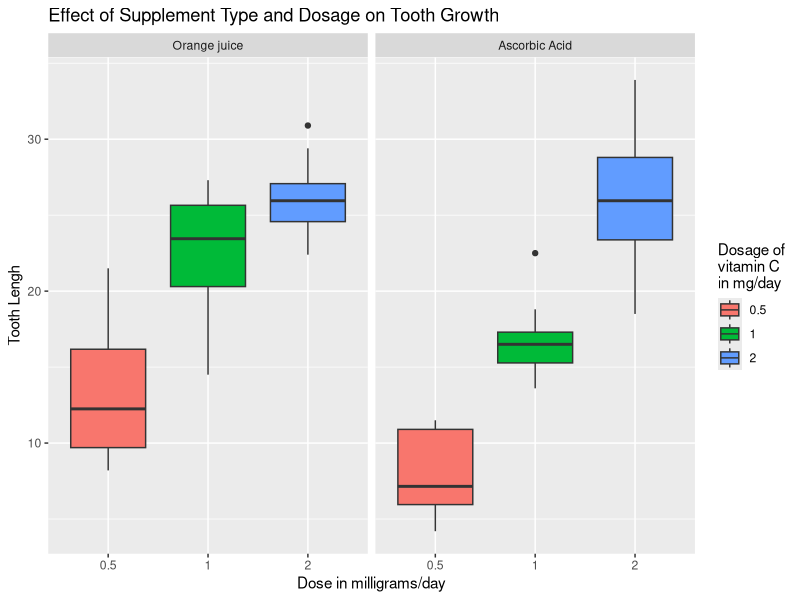

Here is the R script that generated this plot:
## ---- chunk 1
knitr::opts_chunk$set(echo = TRUE)
## ---- chunk 2
library(ggplot2)
## ---- chunk 3
# Load the data ToothGrowth
data(ToothGrowth)
# Look at the structure of the data
str(ToothGrowth)

## ---- chunk 4
# Look at the summary of the data
summary(ToothGrowth)
## ---- chunk 5
# Compare means of the different delivery methods
tapply(ToothGrowth$len,ToothGrowth$supp, mean)
## ---- chunk 6
# Make a plot to look at data graphically
ggplot(ToothGrowth, aes(factor(dose), len, fill = factor(dose))) +
      geom_boxplot() +
      # facet_grid(.~supp)+
      facet_grid(.~supp, labeller = as_labeller(
            c("OJ" = "Orange juice", 
              "VC" = "Ascorbic Acid"))) +
      labs(x = "Dose in milligrams/day", 
           y = "Tooth Lengh") +
      scale_fill_discrete(name = "Dosage of\nvitamin C\nin mg/day") +
      ggtitle("Effect of Supplement Type and Dosage on Tooth Growth")
## ---- chunk 7
# Comparison by delivery method for the same dosage
t05 <- t.test(len ~ supp, 
       data = rbind(ToothGrowth[(ToothGrowth$dose == 0.5) & 
                                      (ToothGrowth$supp == "OJ"),],
                    ToothGrowth[(ToothGrowth$dose == 0.5) & 
                                      (ToothGrowth$supp == "VC"),]), 
       var.equal = FALSE)

t1 <- t.test(len ~ supp, 
       data = rbind(ToothGrowth[(ToothGrowth$dose == 1) & 
                                      (ToothGrowth$supp == "OJ"),],
                    ToothGrowth[(ToothGrowth$dose == 1) & 
                                      (ToothGrowth$supp == "VC"),]), 
       var.equal = FALSE)

t2 <- t.test(len ~ supp, 
       data = rbind(ToothGrowth[(ToothGrowth$dose == 2) & 
                                      (ToothGrowth$supp == "OJ"),],
                    ToothGrowth[(ToothGrowth$dose == 2) & 
                                      (ToothGrowth$supp == "VC"),]), 
       var.equal = FALSE)

# Make summary of the conducted t.tests, which compare the delivery methods by dosage
# take p-values and CI
summaryBYsupp <- data.frame(
      "p-value" = c(t05$p.value, t1$p.value, t2$p.value),
      "Conf.Low" = c(t05$conf.int[1],t1$conf.int[1], t2$conf.int[1]),
      "Conf.High" = c(t05$conf.int[2],t1$conf.int[2], t2$conf.int[2]),
      row.names = c("Dosage .05","Dosage 1","Dosage 2"))
# Show the data table 
summaryBYsupp
